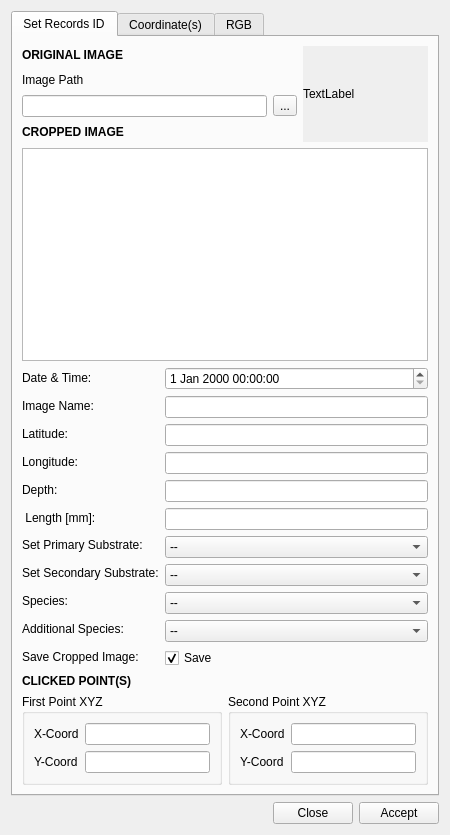
<?xml version="1.0" encoding="UTF-8"?>
<ui version="4.0">
 <class>clipScene</class>
 <widget class="QDialog" name="clipScene">
  <property name="geometry">
   <rect>
    <x>0</x>
    <y>0</y>
    <width>450</width>
    <height>835</height>
   </rect>
  </property>
  <property name="windowTitle">
   <string>Dialog</string>
  </property>
  <layout class="QGridLayout" name="gridLayout">
   <item row="0" column="0">
    <widget class="QTabWidget" name="tabWidget">
     <property name="currentIndex">
      <number>0</number>
     </property>
     <widget class="QWidget" name="tab">
      <attribute name="title">
       <string>Set Records ID</string>
      </attribute>
      <layout class="QGridLayout" name="gridLayout_9">
       <item row="3" column="0">
        <widget class="QLabel" name="label_26">
         <property name="text">
          <string>&lt;html&gt;&lt;head/&gt;&lt;body&gt;&lt;p&gt;&lt;span style=&quot; font-weight:600;&quot;&gt;CROPPED IMAGE&lt;/span&gt;&lt;/p&gt;&lt;/body&gt;&lt;/html&gt;</string>
         </property>
        </widget>
       </item>
       <item row="1" column="0">
        <widget class="QLabel" name="label_16">
         <property name="text">
          <string>Image Path</string>
         </property>
        </widget>
       </item>
       <item row="5" column="0" colspan="2">
        <widget class="QGraphicsView" name="graphicsViewClipped"/>
       </item>
       <item row="0" column="0">
        <widget class="QLabel" name="label_15">
         <property name="text">
          <string>&lt;html&gt;&lt;head/&gt;&lt;body&gt;&lt;p&gt;&lt;span style=&quot; font-weight:600;&quot;&gt;ORIGINAL IMAGE&lt;/span&gt;&lt;/p&gt;&lt;/body&gt;&lt;/html&gt;</string>
         </property>
        </widget>
       </item>
       <item row="6" column="0" colspan="2">
        <layout class="QHBoxLayout" name="horizontalLayout_4">
         <item>
          <layout class="QVBoxLayout" name="verticalLayout">
           <item>
            <widget class="QLabel" name="label_18">
             <property name="text">
              <string>Date &amp; Time:</string>
             </property>
            </widget>
           </item>
           <item>
            <widget class="QLabel" name="label_6">
             <property name="text">
              <string>Image Name:</string>
             </property>
            </widget>
           </item>
           <item>
            <widget class="QLabel" name="label_7">
             <property name="text">
              <string>Latitude:</string>
             </property>
            </widget>
           </item>
           <item>
            <widget class="QLabel" name="label_8">
             <property name="text">
              <string>Longitude:</string>
             </property>
            </widget>
           </item>
           <item>
            <widget class="QLabel" name="label_9">
             <property name="text">
              <string>Depth:</string>
             </property>
            </widget>
           </item>
           <item>
            <widget class="QLabel" name="label_10">
             <property name="text">
              <string> Length [mm]:</string>
             </property>
            </widget>
           </item>
           <item>
            <widget class="QLabel" name="label_2">
             <property name="text">
              <string>Set Primary Substrate:</string>
             </property>
            </widget>
           </item>
           <item>
            <widget class="QLabel" name="label_3">
             <property name="text">
              <string>Set Secondary Substrate:</string>
             </property>
            </widget>
           </item>
           <item>
            <widget class="QLabel" name="label_4">
             <property name="text">
              <string>Species:</string>
             </property>
            </widget>
           </item>
           <item>
            <widget class="QLabel" name="label_5">
             <property name="text">
              <string>Additional Species:</string>
             </property>
            </widget>
           </item>
           <item>
            <widget class="QLabel" name="label_11">
             <property name="text">
              <string>Save Cropped Image:</string>
             </property>
            </widget>
           </item>
          </layout>
         </item>
         <item>
          <layout class="QVBoxLayout" name="verticalLayout_2">
           <item>
            <widget class="QDateTimeEdit" name="dateTimeEdit"/>
           </item>
           <item>
            <widget class="QLineEdit" name="imageNameLineEdit"/>
           </item>
           <item>
            <widget class="QLineEdit" name="latitudeLineEdit"/>
           </item>
           <item>
            <widget class="QLineEdit" name="longitudeLineEdit"/>
           </item>
           <item>
            <widget class="QLineEdit" name="depthLineEdit"/>
           </item>
           <item>
            <widget class="QLineEdit" name="lengthLineEdit"/>
           </item>
           <item>
            <widget class="QComboBox" name="primarySubstrateComboBox">
             <item>
              <property name="text">
               <string>--</string>
              </property>
             </item>
             <item>
              <property name="text">
               <string>Rock</string>
              </property>
             </item>
             <item>
              <property name="text">
               <string>Boulder</string>
              </property>
             </item>
             <item>
              <property name="text">
               <string>Cobble</string>
              </property>
             </item>
             <item>
              <property name="text">
               <string>Pebble</string>
              </property>
             </item>
             <item>
              <property name="text">
               <string>Sand</string>
              </property>
             </item>
             <item>
              <property name="text">
               <string>Mud</string>
              </property>
             </item>
            </widget>
           </item>
           <item>
            <widget class="QComboBox" name="secondarySubstrateComboBox">
             <item>
              <property name="text">
               <string>--</string>
              </property>
             </item>
             <item>
              <property name="text">
               <string>Rock</string>
              </property>
             </item>
             <item>
              <property name="text">
               <string>Boulder</string>
              </property>
             </item>
             <item>
              <property name="text">
               <string>Cobble</string>
              </property>
             </item>
             <item>
              <property name="text">
               <string>Pebble</string>
              </property>
             </item>
             <item>
              <property name="text">
               <string>Sand</string>
              </property>
             </item>
             <item>
              <property name="text">
               <string>Mud</string>
              </property>
             </item>
            </widget>
           </item>
           <item>
            <widget class="QComboBox" name="speciesComboBox">
             <item>
              <property name="text">
               <string>--</string>
              </property>
             </item>
             <item>
              <property name="text">
               <string>Red Cell</string>
              </property>
             </item>
             <item>
              <property name="text">
               <string>White Cell</string>
              </property>
             </item>
             <item>
              <property name="text">
               <string>Plaster</string>
              </property>
             </item>
            </widget>
           </item>
           <item>
            <widget class="QComboBox" name="addParamComboBox">
             <item>
              <property name="text">
               <string>--</string>
              </property>
             </item>
             <item>
              <property name="text">
               <string>Red Cell First Type</string>
              </property>
             </item>
             <item>
              <property name="text">
               <string>White Cell First Type</string>
              </property>
             </item>
             <item>
              <property name="text">
               <string>Red Cell Second Type</string>
              </property>
             </item>
             <item>
              <property name="text">
               <string>Whte Cell Second Type</string>
              </property>
             </item>
            </widget>
           </item>
           <item>
            <widget class="QCheckBox" name="noCBox">
             <property name="text">
              <string>Save</string>
             </property>
             <property name="checked">
              <bool>true</bool>
             </property>
             <property name="tristate">
              <bool>false</bool>
             </property>
            </widget>
           </item>
           <item>
            <layout class="QHBoxLayout" name="horizontalLayout_3"/>
           </item>
          </layout>
         </item>
        </layout>
       </item>
       <item row="8" column="0" colspan="2">
        <layout class="QHBoxLayout" name="horizontalLayout_8">
         <item>
          <widget class="QGroupBox" name="groupBox_4">
           <property name="title">
            <string>First Point XYZ</string>
           </property>
           <layout class="QGridLayout" name="gridLayout_2">
            <item row="0" column="0">
             <layout class="QHBoxLayout" name="horizontalLayout_5">
              <item>
               <layout class="QVBoxLayout" name="verticalLayout_9">
                <item>
                 <widget class="QLabel" name="label_19">
                  <property name="text">
                   <string>X-Coord</string>
                  </property>
                 </widget>
                </item>
                <item>
                 <widget class="QLabel" name="label_23">
                  <property name="text">
                   <string>Y-Coord</string>
                  </property>
                 </widget>
                </item>
               </layout>
              </item>
              <item>
               <layout class="QVBoxLayout" name="verticalLayout_8">
                <item>
                 <widget class="QLineEdit" name="firstXCoord"/>
                </item>
                <item>
                 <widget class="QLineEdit" name="firstYCoord"/>
                </item>
               </layout>
              </item>
             </layout>
            </item>
           </layout>
          </widget>
         </item>
         <item>
          <widget class="QGroupBox" name="groupBox_5">
           <property name="title">
            <string>Second Point XYZ </string>
           </property>
           <layout class="QGridLayout" name="gridLayout_6">
            <item row="0" column="0">
             <layout class="QHBoxLayout" name="horizontalLayout_7">
              <item>
               <layout class="QVBoxLayout" name="verticalLayout_11">
                <item>
                 <widget class="QLabel" name="label_24">
                  <property name="text">
                   <string>X-Coord</string>
                  </property>
                 </widget>
                </item>
                <item>
                 <widget class="QLabel" name="label_25">
                  <property name="text">
                   <string>Y-Coord</string>
                  </property>
                 </widget>
                </item>
               </layout>
              </item>
              <item>
               <layout class="QVBoxLayout" name="verticalLayout_10">
                <item>
                 <widget class="QLineEdit" name="secondXCoord"/>
                </item>
                <item>
                 <widget class="QLineEdit" name="secondYCoord"/>
                </item>
               </layout>
              </item>
             </layout>
            </item>
           </layout>
          </widget>
         </item>
        </layout>
       </item>
       <item row="2" column="0">
        <layout class="QHBoxLayout" name="horizontalLayout_6">
         <item>
          <widget class="QLineEdit" name="pathLineEdit"/>
         </item>
         <item>
          <widget class="QToolButton" name="toolButtonPath">
           <property name="text">
            <string>...</string>
           </property>
           <property name="icon">
            <iconset resource="res/res.qrc">
             <normaloff>:/res/images.png</normaloff>:/res/images.png</iconset>
           </property>
          </widget>
         </item>
        </layout>
       </item>
       <item row="0" column="1" rowspan="4">
        <widget class="QLabel" name="pathImage">
         <property name="minimumSize">
          <size>
           <width>125</width>
           <height>96</height>
          </size>
         </property>
         <property name="autoFillBackground">
          <bool>true</bool>
         </property>
         <property name="text">
          <string>TextLabel</string>
         </property>
        </widget>
       </item>
       <item row="7" column="0">
        <widget class="QLabel" name="label_28">
         <property name="text">
          <string>&lt;html&gt;&lt;head/&gt;&lt;body&gt;&lt;p&gt;&lt;span style=&quot; font-weight:600;&quot;&gt;CLICKED POINT(S)&lt;/span&gt;&lt;/p&gt;&lt;/body&gt;&lt;/html&gt;</string>
         </property>
        </widget>
       </item>
      </layout>
     </widget>
     <widget class="QWidget" name="tab_2">
      <attribute name="title">
       <string>Coordinate(s)</string>
      </attribute>
      <layout class="QGridLayout" name="gridLayout_3">
       <item row="0" column="0">
        <widget class="QLabel" name="label_17">
         <property name="text">
          <string>&lt;html&gt;&lt;head/&gt;&lt;body&gt;&lt;p&gt;&lt;span style=&quot; font-weight:600;&quot;&gt;CLASSIFIED IMAGE&lt;/span&gt;&lt;/p&gt;&lt;/body&gt;&lt;/html&gt;</string>
         </property>
        </widget>
       </item>
       <item row="1" column="0">
        <layout class="QVBoxLayout" name="verticalLayout_4">
         <item>
          <layout class="QVBoxLayout" name="verticalLayout_3">
           <item>
            <widget class="QGraphicsView" name="graphicsViewBBox"/>
           </item>
           <item>
            <widget class="QPushButton" name="loadBtnBBox">
             <property name="text">
              <string>Load Image</string>
             </property>
            </widget>
           </item>
          </layout>
         </item>
        </layout>
       </item>
       <item row="2" column="0">
        <widget class="QLabel" name="label_27">
         <property name="text">
          <string>&lt;html&gt;&lt;head/&gt;&lt;body&gt;&lt;p&gt;&lt;span style=&quot; font-weight:600;&quot;&gt;COORDINATE(S) OF BOUNDING BOX&lt;/span&gt;&lt;/p&gt;&lt;/body&gt;&lt;/html&gt;</string>
         </property>
        </widget>
       </item>
       <item row="3" column="0">
        <layout class="QHBoxLayout" name="horizontalLayout">
         <item>
          <layout class="QVBoxLayout" name="verticalLayout_5">
           <item>
            <widget class="QLabel" name="label">
             <property name="text">
              <string>A (x,y):</string>
             </property>
            </widget>
           </item>
           <item>
            <widget class="QLabel" name="label_20">
             <property name="text">
              <string>B (x,y):</string>
             </property>
            </widget>
           </item>
           <item>
            <widget class="QLabel" name="label_21">
             <property name="text">
              <string>C (x,y):</string>
             </property>
            </widget>
           </item>
           <item>
            <widget class="QLabel" name="label_22">
             <property name="text">
              <string>D (x,y):</string>
             </property>
            </widget>
           </item>
          </layout>
         </item>
         <item>
          <layout class="QVBoxLayout" name="verticalLayout_6">
           <item>
            <widget class="QLineEdit" name="ACoord">
             <property name="readOnly">
              <bool>true</bool>
             </property>
            </widget>
           </item>
           <item>
            <widget class="QLineEdit" name="BCoord">
             <property name="readOnly">
              <bool>true</bool>
             </property>
            </widget>
           </item>
           <item>
            <widget class="QLineEdit" name="CCoord">
             <property name="readOnly">
              <bool>true</bool>
             </property>
            </widget>
           </item>
           <item>
            <widget class="QLineEdit" name="DCoord">
             <property name="readOnly">
              <bool>true</bool>
             </property>
            </widget>
           </item>
          </layout>
         </item>
        </layout>
       </item>
      </layout>
     </widget>
     <widget class="QWidget" name="tab_5">
      <attribute name="title">
       <string>RGB</string>
      </attribute>
      <layout class="QGridLayout" name="gridLayout_7">
       <item row="0" column="0">
        <layout class="QVBoxLayout" name="verticalLayout_7">
         <item>
          <widget class="QGroupBox" name="groupBox">
           <property name="title">
            <string>Blue Intensity (B)</string>
           </property>
           <layout class="QGridLayout" name="gridLayout_4">
            <item row="1" column="0">
             <widget class="QLabel" name="label_12">
              <property name="text">
               <string>Mean</string>
              </property>
             </widget>
            </item>
            <item row="1" column="1">
             <widget class="QLineEdit" name="blueLineIntensityEdit"/>
            </item>
            <item row="0" column="0" colspan="2">
             <widget class="QLabel" name="redImg">
              <property name="autoFillBackground">
               <bool>true</bool>
              </property>
              <property name="text">
               <string>TextLabel</string>
              </property>
             </widget>
            </item>
           </layout>
          </widget>
         </item>
         <item>
          <widget class="QGroupBox" name="groupBox_2">
           <property name="title">
            <string>Green Intensity (G)</string>
           </property>
           <layout class="QGridLayout" name="gridLayout_5">
            <item row="1" column="0">
             <widget class="QLabel" name="label_13">
              <property name="text">
               <string>Mean</string>
              </property>
             </widget>
            </item>
            <item row="0" column="0" colspan="2">
             <widget class="QLabel" name="greenImg">
              <property name="autoFillBackground">
               <bool>true</bool>
              </property>
              <property name="text">
               <string>TextLabel</string>
              </property>
             </widget>
            </item>
            <item row="1" column="1">
             <widget class="QLineEdit" name="greenLineIntensityEdit"/>
            </item>
           </layout>
          </widget>
         </item>
         <item>
          <widget class="QGroupBox" name="groupBox_3">
           <property name="title">
            <string>Red Intensity (R)</string>
           </property>
           <layout class="QGridLayout" name="gridLayout_8">
            <item row="1" column="0">
             <widget class="QLabel" name="label_14">
              <property name="text">
               <string>Mean</string>
              </property>
             </widget>
            </item>
            <item row="1" column="1">
             <widget class="QLineEdit" name="redLineIntensityEdit"/>
            </item>
            <item row="0" column="0" colspan="2">
             <widget class="QLabel" name="blueImg">
              <property name="autoFillBackground">
               <bool>true</bool>
              </property>
              <property name="text">
               <string>TextLabel</string>
              </property>
             </widget>
            </item>
           </layout>
          </widget>
         </item>
        </layout>
       </item>
      </layout>
     </widget>
    </widget>
   </item>
   <item row="3" column="0">
    <layout class="QHBoxLayout" name="horizontalLayout_2">
     <item>
      <spacer name="horizontalSpacer">
       <property name="orientation">
        <enum>Qt::Horizontal</enum>
       </property>
       <property name="sizeHint" stdset="0">
        <size>
         <width>37</width>
         <height>17</height>
        </size>
       </property>
      </spacer>
     </item>
     <item>
      <widget class="QPushButton" name="closeBtn">
       <property name="text">
        <string>Close</string>
       </property>
      </widget>
     </item>
     <item>
      <widget class="QPushButton" name="acceptBtn">
       <property name="text">
        <string>Accept</string>
       </property>
      </widget>
     </item>
    </layout>
   </item>
  </layout>
 </widget>
 <resources>
  <include location="res/res.qrc"/>
 </resources>
 <connections/>
</ui>
